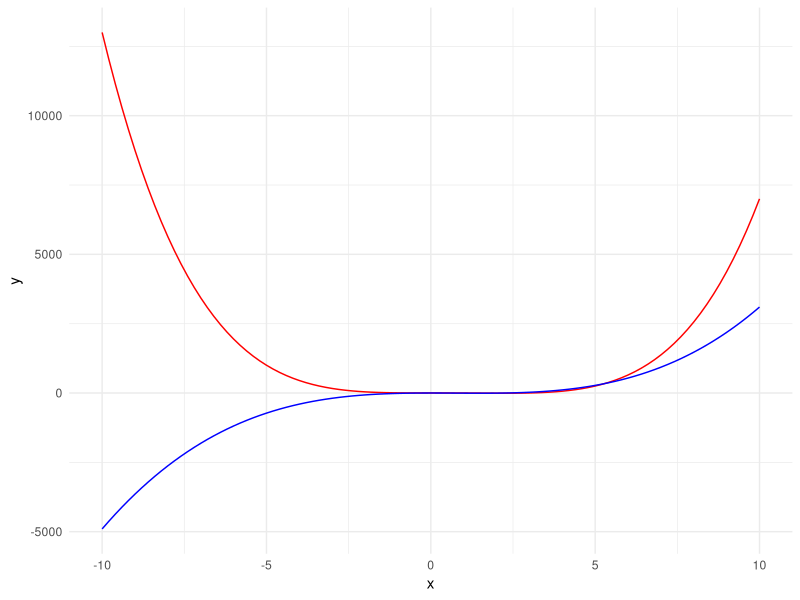
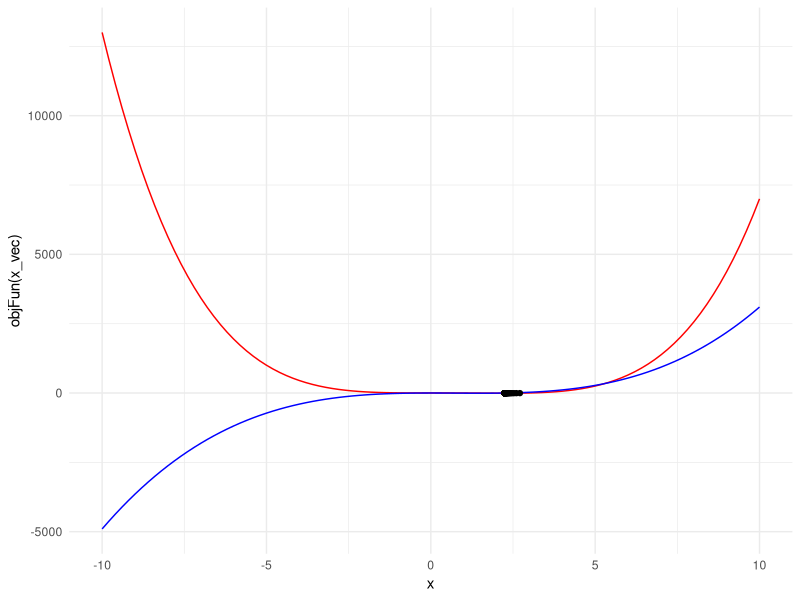
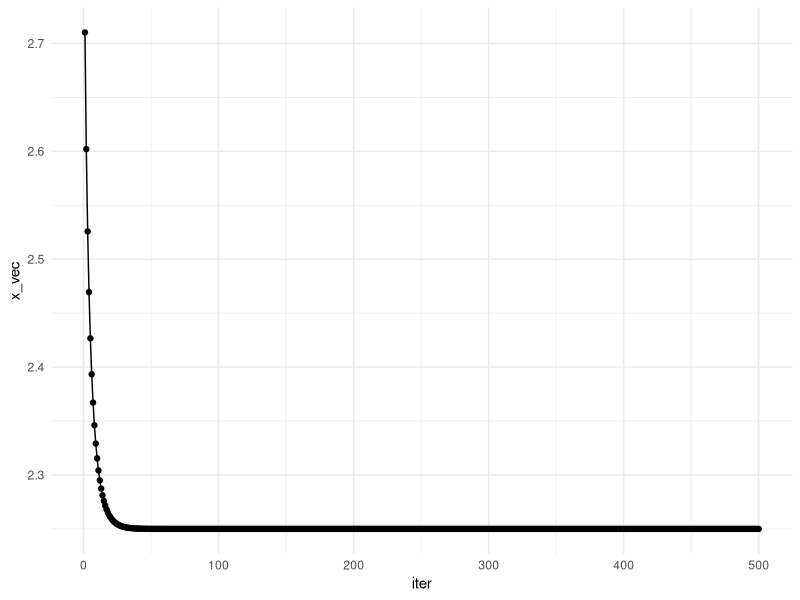
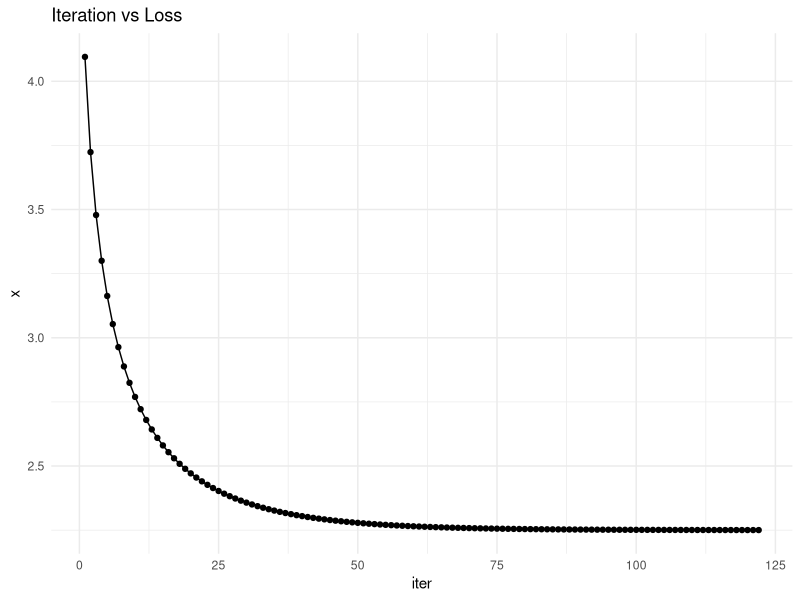
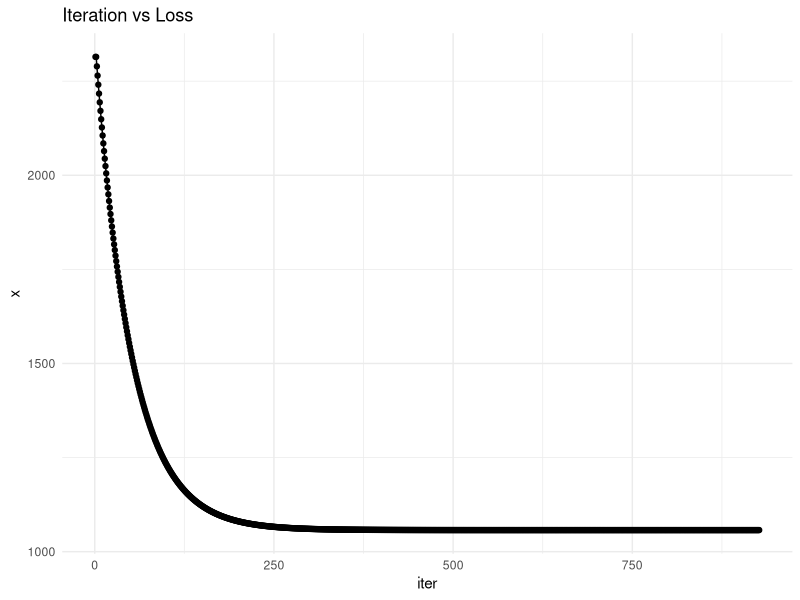

The R script that drew these images, in order: (Note: this script raises an error after producing the figures.)
## ---- chunk 1
library(tidyverse)
## ---- chunk 2
knitr::opts_chunk$set(echo = TRUE)
## ---- chunk 3

objFun <- function(x) { x^4 - 3*x^3 + 2}

gradient <- function(x) {4*x^3 - 9*x^2}

objFun(2)
gradient(2)
## ---- chunk 4
ggplot(data = data.frame(x = 0), aes(x = x)) +
  stat_function(fun = objFun, col = "red") +
  stat_function(fun = gradient, col = "blue") +
  xlim(-10, 10) +
  theme_minimal()
## ---- chunk 5
gamma <- 0.008
iter <- 500

set.seed(123)
x <- runif(1, 0, 10)

x_vec <- numeric(iter)

## ---- chunk 6
for(i in seq_len(iter)){
  x <- x - gamma * gradient(x)
  x_vec[i] <- x
}
## ---- chunk 7
ggplot() +
  stat_function(data = data.frame(x = 0), 
                aes(x = x),
                fun = objFun, col = "red") +
  stat_function(data = data.frame(x = 0), 
                aes(x = x),
                fun = gradient, col = "blue") +
  geom_point(aes(x = x_vec, y = objFun(x_vec))) +
  xlim(-10, 10) +
  theme_minimal()
## ---- chunk 8
ggplot(data = data.frame(iter = 1:iter,
                         x_vec = x_vec),
       aes(x = iter, y = x_vec)) +
  geom_line() +
  geom_point() +
  theme_minimal()
## ---- chunk 9
polin_optim <- function(xstart, iter, gamma){
  x <- xstart
  x_vec <- numeric(iter)
  for(i in seq_len(iter)){
    x <- x - gamma * gradient(x)
    x_vec[i] <- x
  }
  result <- list(x_vec = x_vec,
                 x = x, 
                y = objFun(x))
  return(result)
}
## ---- chunk 10
polin_optim(xstart = 4.8, iter = 500, 
            gamma = 0.003)
## ---- chunk 11

polin_optim2 <- function(xstart, maxit, gamma,
                        tolerance, print = T){
  x <- xstart
  x_vec <- numeric(0)
  iter <- 1
  tol <- 1
  while(iter < maxit && tol > tolerance){
    xCurrent <- x - gamma * gradient(x)
    tol <- abs(xCurrent - x)
    x <- xCurrent
    x_vec <- c(x_vec, x)
    iter <- iter + 1 
  }
  result <- list(x = x, 
                y = objFun(x))
  if(print == T) {result$x_vec <- x_vec}
  return(result)
}
## ---- chunk 12
polin_optim2(xstart = 4.8, maxit = 500, 
            gamma = 0.003, tolerance = 0.0000002,
            print = T)
## ---- chunk 13
optim_results <- polin_optim2(xstart = 4.8, 
                              maxit =500, 
                              gamma = 0.003,
                              tolerance = 0.00002,
                              print = T)


## ---- chunk 14
gd_plot <- function(x_vec){
  
  data_plot <- data.frame(iter = 1:length(x_vec),
                          x = x_vec)
  ggplot(data = data_plot,
         aes(x = iter, y = x)) +
    geom_line() +
    geom_point() +
    theme_minimal() +
    labs(title = "Iteration vs Loss")
  }
## ---- chunk 15
gd_plot(optim_results$x_vec)
## ---- chunk 16
polin_optim3 <- function(xstart, maxit, gamma,
                        tolerance, print = T,
                        plot = T){
  x <- xstart
  x_vec <- numeric(0)
  iter <- 1
  tol <- 1
  while(iter < maxit && tol > tolerance){
    xCurrent <- x - gamma * gradient(x)
    tol <- abs(xCurrent - x)
    x <- xCurrent
    x_vec <- c(x_vec, x)
    iter <- iter + 1 
  }
  result <- list(x = x, 
                y = objFun(x))
  if(print == T) {result$x_vec <- x_vec}
  # if(plot == T) {result$gd_plot(x_vec)}
  result
}
## ---- chunk 17
polin_optim3(xstart = 4.8, 
                              maxit =500, 
                              gamma = 0.003,
                              tolerance = 0.00002,
                              print = T)
## ---- chunk 18
set.seed(8675309)
n = 1000
x1 = rnorm(n)
x2 = rnorm(n)
y = 1 + .5*x1 + .2*x2 + rnorm(n)

X = cbind(Intercept=1, x1, x2)

linear_gd_optim <- function(par, X, y, tolerance=1e-3, 
                            maxit=1000, stepsize=1e-3, 
                            adapt=F, verbose=T){
  # initialize
  beta = par; names(beta) = colnames(X)
  loss = crossprod(X%*%beta - y)
  tol = 1
  iter = 1
  
  while(tol > tolerance && iter < maxit){
    LP = X%*%beta
    grad = t(X) %*% (LP - y)
    betaCurrent = beta - stepsize * grad
    tol = max(abs(betaCurrent - beta))
    beta = betaCurrent
    loss = append(loss, crossprod(LP-y))
    iter = iter + 1
    if (adapt) stepsize = ifelse(loss[iter] < loss[iter-1],  stepsize*1.2, stepsize*.8)
    if (verbose && iter%%10 == 0) message(paste('Iteration:', iter))
  }
  
  list(
    par = beta,
    loss = loss,
    RSE = sqrt(crossprod(LP - y) / (nrow(X) - ncol(X))),
    iter = iter,
    fitted = LP
  )
}



## ---- chunk 19

init <- rep(0, 3)
gd_out <- linear_gd_optim(init, X=X, y=y, maxit = 1e4,
                          tolerance = 1e-6,
                          stepsize=.00001)
str(gd_out)
round(gd_out$par,5)

summary(lm(y ~ x1 + x2))

#check
gd_plot(x_vec = gd_out$loss)
## ---- chunk 20
linear_gsd_optim <- function(par, X, y, tolerance=1e-3,
                             maxit=1000, verbose=T){
  # initialize
  beta = par; names(beta) = colnames(X)
  loss = crossprod(X%*%beta - y)
  tol = 1
  iter = 1
  
  while(tol > tolerance && iter < maxit){
    LP = X%*%beta
    grad = t(X) %*% (LP - y)
    hess = crossprod(X)
    # drop(): 1x1 matrix -> scalar
    step = drop(crossprod(grad,grad) / (t(grad) %*% hess %*% grad))
    betaCurrent = beta - step * grad
    tol = max(abs(betaCurrent - beta))
    beta = betaCurrent
    loss = append(loss, crossprod(LP-y))
    iter = iter + 1
    if (verbose && iter%%10 == 0) message(paste('Iteration:', iter))
  }
  
  list(
    par = beta,
    loss = loss,
    RSE = sqrt(crossprod(LP - y) / (nrow(X) - ncol(X))),
    iter = iter,
    fitted = LP
  )
}

## ---- chunk 21
init <- matrix(c(1,1), nrow = ncol(X), ncol = 1)

gsd_out <- linear_gsd_optim(init, X = X, y = Y, maxit = 10000,
                            tolerance = 1e-6)
pred_gsd <- drop(as.matrix(X) %*% as.matrix(gsd_out$par))
## ---- chunk 22
mtcars <- scale(mtcars)

X <- as.matrix(mtcars)[, 3:6]
Y <- mtcars[,1]
## ---- chunk 23

init <- matrix(c(1,1), nrow = ncol(X), ncol = 1)

gd_out <- linear_gd_optim(init, X = X, y = Y,
                          maxit = 10000,
                          tolerance = 1e-6,
                          stepsize=.001)
pred_gd <- drop(as.matrix(X) %*%
                     as.matrix(gd_out$par))

## ---- chunk 24
init <- matrix(c(1,1), nrow = ncol(X), ncol = 1)

gsd_out <- linear_gsd_optim(init, X = X, y = Y, maxit = 10000,
                            tolerance = 1e-6)
pred_gsd <- drop(as.matrix(X) %*% as.matrix(gsd_out$par))
## ---- chunk 25
fit_lm <- lm(Y ~ X)
pred_lm <- predict(fit_lm, 
                   newdata =data.frame(X))
## ---- chunk 26
fitted_train <- data.frame(
  Y = Y,
  pred_lm = pred_lm,
  pred_gd = pred_gd,
  pred_gsd = pred_gsd)  %>%
  mutate(ID = row_number()) 
## ---- chunk 27
ggplot(fitted_train) +
  geom_point(aes(x = ID, y = Y), col = "blue") +
  geom_point(aes(x = ID, y = pred_lm), 
             col = "green", size = 3) +
  geom_point(aes(x = ID, y = pred_gd), 
             col = "yellow", size = 2) +
    geom_point(aes(x = ID, y = pred_gsd), 
             col = "red", size = 1) +
  theme_minimal()

